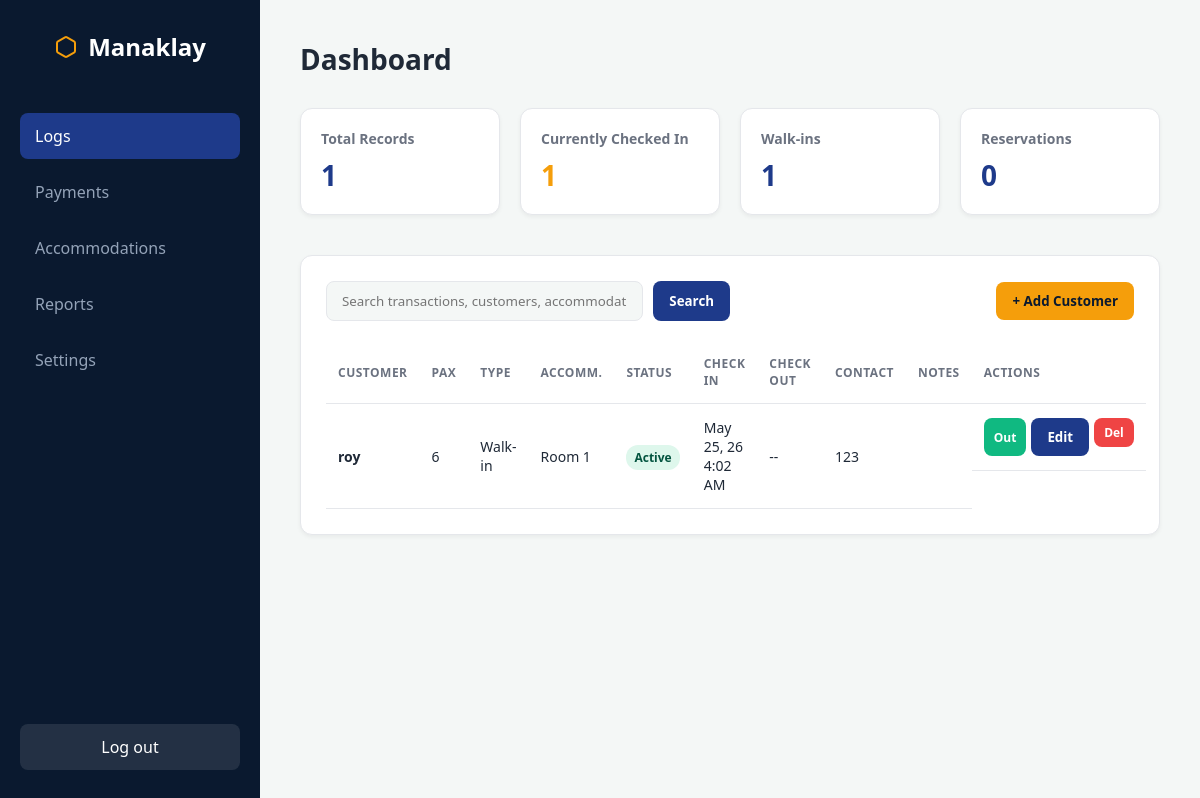
Before: /CustomerSystem/logbook.php (signed in) with the older database file.
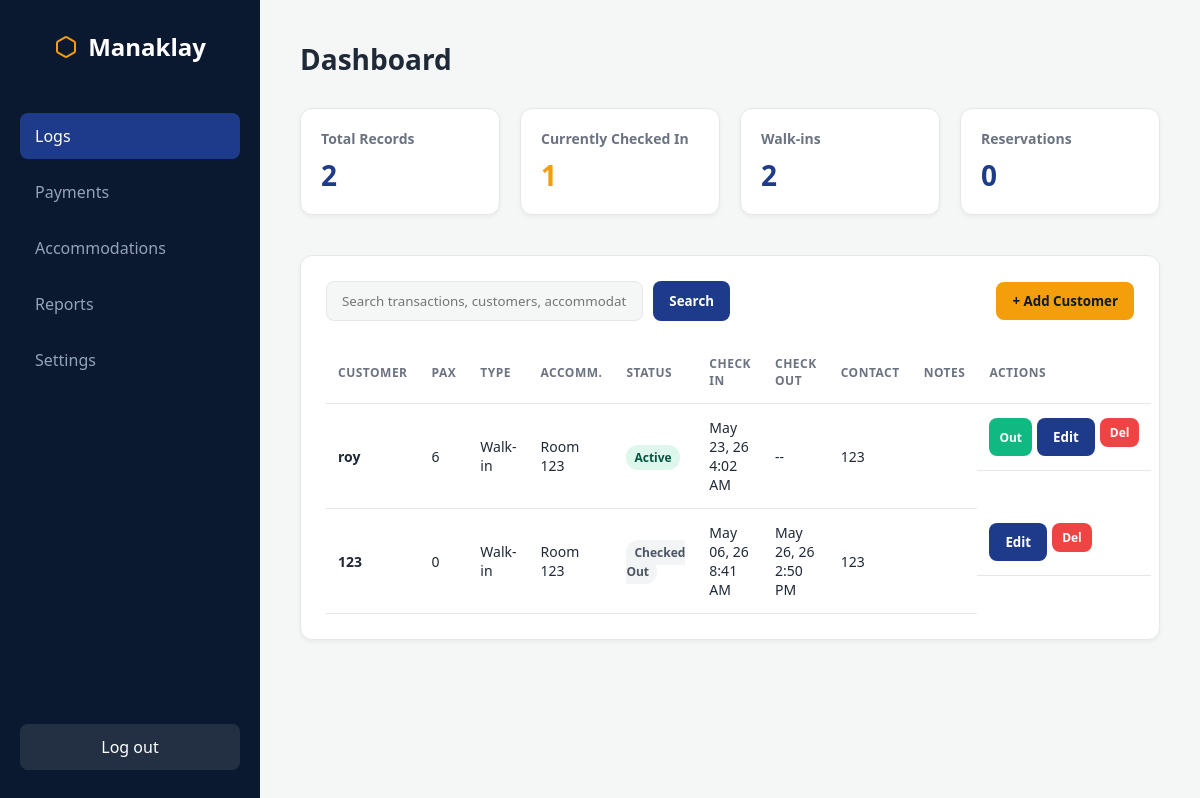
After: the same page with the newer database file.
### tables this page shows
CREATE TABLE `customer_logs` (
  `id` int NOT NULL,
  `customer_name` varchar(255) NOT NULL,
  `pax` int NOT NULL,
  `adults` int DEFAULT '0',
  `seniors` int DEFAULT '0',
  `children` int DEFAULT '0',
  `customer_type` enum('Walk-in','Reservation') NOT NULL,
  `overnight` enum('Yes','No') NOT NULL,
  `accommodation` varchar(100) NOT NULL,
  `check_in_time` datetime DEFAULT CURRENT_TIMESTAMP,
  `check_out_time` datetime DEFAULT NULL,
  `contact_number` varchar(20) NOT NULL,
  `entrance_fee` decimal(10,2) DEFAULT '0.00',
  `accommodation_fee` decimal(10,2) DEFAULT '0.00',
  `total_amount` decimal(10,2) GENERATED ALWAYS AS ((`entrance_fee` + `accommodation_fee`)) STORED,
  `payment_status` enum('Partial','Full') DEFAULT 'Partial'
);

### CustomerSystem/logbook.php (the view, shortened to what the changed rows need)
<?php
require 'db.php';
$query = "SELECT * FROM customer_logs";
$params = [];
$query .= " ORDER BY check_in_time DESC";
$stmt = $pdo->prepare($query);
$stmt->execute($params);
$logs = $stmt->fetchAll(PDO::FETCH_ASSOC);
$totalCustomers = count($logs);
$walkIns = 0;
foreach ($logs as $log) {
    if ($log['customer_type'] === 'Walk-in')
        $walkIns++;
}
?>
<!DOCTYPE html>
<html lang="en">
<head>
</head>
<body>
    <main class="main-content">
        <div class="page-header">
            <h1>Dashboard</h1>
        </div>
        <div class="kpi-grid">
            <div class="kpi-card">
                <div class="kpi-title">Total Records</div>
                <div class="kpi-value"><?= $totalCustomers ?></div>
            </div>
            <div class="kpi-card">
                <div class="kpi-title">Walk-ins</div>
                <div class="kpi-value"><?= $walkIns ?></div>
            </div>
        </div>
        <div class="logbook-container">
            <table>
                <thead>
                    <tr>
                        <th>Customer</th>
                        <th>Pax</th>
                        <th>Type</th>
                        <th>Accomm.</th>
                        <th>Status</th>
                        <th>Check In</th>
                        <th>Check Out</th>
                        <th>Contact</th>
                        <th>Notes</th>
                        <th>Actions</th>
                    </tr>
                </thead>
                <tbody>
                    <?php if (count($logs) > 0): ?>
                        <?php foreach ($logs as $row): ?>
                            <tr>
                                <td style="font-weight:600; color:var(--text-dark);">
                                    <?= htmlspecialchars($row['customer_name']) ?></td>
                                <td><?= htmlspecialchars($row['pax']) ?></td>
                                <td><?= htmlspecialchars($row['customer_type']) ?></td>
                                <td><?= htmlspecialchars($row['accommodation']) ?></td>
                                <td>
                                    <?php if (!$row['check_out_time']): ?>
                                        <span class="status-badge status-active">Active</span>
                                    <?php else: ?>
                                        <span class="status-badge status-closed">Checked Out</span>
                                    <?php endif; ?>
                                </td>
                                <td><?= date('M d, y g:i A', strtotime($row['check_in_time'])) ?></td>
                                <td><?= $row['check_out_time'] ? date('M d, y g:i A', strtotime($row['check_out_time'])) : '--' ?>
                                </td>
                                <td><?= htmlspecialchars($row['contact_number']) ?></td>
                                <td style="max-width:160px; white-space:pre-wrap; font-size:13px; color:var(--text-muted);">
                                </td>
                                <td style="display:flex; gap:5px;">
                                    <?php if (!$row['check_out_time']): ?>
                                        <button class="btn btn-success" style="padding:6px 10px; font-size:12px;"
                                            onclick="openCheckoutModal(<?= $row['id'] ?>)">Out</button>
                                    <?php endif; ?>
                                    <button type="button" class="btn btn-primary" onclick="openEditModal(
                                    <?= $row['id'] ?>,
                                    '<?= htmlspecialchars(addslashes($row['customer_name'])) ?>',
                                    '<?= htmlspecialchars(addslashes($row['contact_number'])) ?>',
                                    '<?= $row['customer_type'] ?>',
                                    <?= $row['adults'] ?? 0 ?>,
                                    <?= $row['seniors'] ?? 0 ?>,
                                    <?= $row['children'] ?? 0 ?>,
                                    '<?= htmlspecialchars(addslashes($row['accommodation'])) ?>',
                                    '<?= $row['overnight'] ?>',
                                    <?= $row['entrance_fee'] ?? 0 ?>,
                                    <?= $row['accommodation_fee'] ?? 0 ?>,
                                    '<?= $row['payment_status'] ?>',
                                    '<?= date('Y-m-d\TH:i', strtotime($row['check_in_time'])) ?>',
                                    '<?= htmlspecialchars(addslashes($row['notes'] ?? '')) ?>'
                                )">Edit</button>
                                    <form method="POST" action="actions.php" style="margin:0;">
                                        <button type="submit" class="btn btn-danger" style="padding:6px 10px; font-size:12px;"
                                            onclick="return confirm('Delete this record?');">Del</button>
                                    </form>
                                </td>
                            </tr>
                        <?php endforeach; ?>
                    <?php endif; ?>
                </tbody>
            </table>
        </div>
    </main>
</body>
</html>

Changed rows visible on the page:
changed customer_logs "roy": accommodation "Room 1" → "Room 123"; check_in_time "May 25, 26 4:02 AM" → "May 23, 26 4:02 AM"
added customer_logs: customer_name "123", pax "0", customer_type "Walk-in", accommodation "Room 123", shows "Checked Out", check_in_time "May 06, 26 8:41 AM", check_out_time "May 26, 26 2:50 PM", contact_number "123"
Other visible differences:
$totalCustomers: "1" → "2"
$walkIns: "1" → "2"
